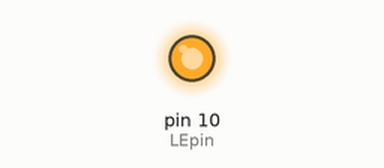
Simulated run of this sketch. Board: Arduino Uno, built with avr-gcc and run on an emulated ATmega328P. Shown: output pins drawn as LEDs (lit = HIGH). What the sketch prints to the serial monitor is not drawn.

Above: at 0.1 s.
Timing chart, 0 to 1.6 s (numbered marks = the images above):
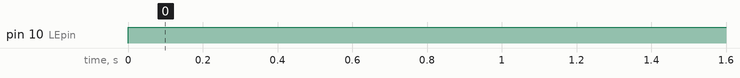

The sketch:

NCS314SimpleSampleCode.ino
```cpp
//NIXIE CLOCK SHIELD NCS314 v 2.x by GRA & AFCH (fominalec@gmail.com)
//1 26.06.2018
//Simple code for HV5122PJ-G Hihg Voltage registers

#include <SPI.h>

const byte LEpin=10; //pin Latch Enabled data accepted while HI level

String stringToDisplay="000000";// Conten of this string will be displayed on tubes (must be 6 chars length)

//                            0      1      2      3      4      5      6      7      8       9
unsigned int SymbolArray[10]={1,     2,     4,     8,     16,    32,    64,    128,   256,    512};


/*******************************************************************************************************
Init Programm
*******************************************************************************************************/
void setup()
{

  Serial.begin(115200);
  Serial.println(F("Starting"));

  pinMode(LEpin, OUTPUT);

 // SPI setup
  SPI.begin(); //
  SPI.setDataMode (SPI_MODE2); // Mode 2 SPI
  SPI.setClockDivider(SPI_CLOCK_DIV8); // SCK = 16MHz/8= 2MHz

}

/***************************************************************************************************************
MAIN Programm
***************************************************************************************************************/
void loop() {
  stringToDisplay="123456";
  Serial.println(stringToDisplay);
  doIndication();
  delay(3000);
  stringToDisplay="654321";
  Serial.println(stringToDisplay);
  doIndication();
  delay(3000);
}


void doIndication()
{
  digitalWrite(LEpin, LOW);    // allow data input (Transparent mode)
  unsigned long Var32=0;

  long digits=stringToDisplay.toInt();

  //-------- REG 1 -----------------------------------------------
  Var32=0;

  Var32|=(unsigned long)(SymbolArray[digits%10])<<20; // s2
  digits=digits/10;

  Var32|=(unsigned long)(SymbolArray[digits%10])<<10; //s1
  digits=digits/10;

  Var32|=(unsigned long) (SymbolArray[digits%10]); //m2
  digits=digits/10;

  SPI.transfer(Var32>>24);
  SPI.transfer(Var32>>16);
  SPI.transfer(Var32>>8);
  SPI.transfer(Var32);

  //digitalWrite(LEpin, LOW);
 //-------------------------------------------------------------------------

 //-------- REG 0 -----------------------------------------------
  Var32=0;

  Var32|=(unsigned long)(SymbolArray[digits%10])<<20; // m1
  digits=digits/10;

  Var32|= (unsigned long)(SymbolArray[digits%10])<<10; //h2
  digits=digits/10;

  Var32|= (unsigned long)SymbolArray[digits%10]; //h1
  digits=digits/10;

  //digitalWrite(LEpin, HIGH);

  SPI.transfer(Var32>>24);
  SPI.transfer(Var32>>16);
  SPI.transfer(Var32>>8);
  SPI.transfer(Var32);

  digitalWrite(LEpin, HIGH);     // latching data
}
```

Measured:
- by itself, pin 10 (LEpin): LOW → HIGH at 0.00 s
